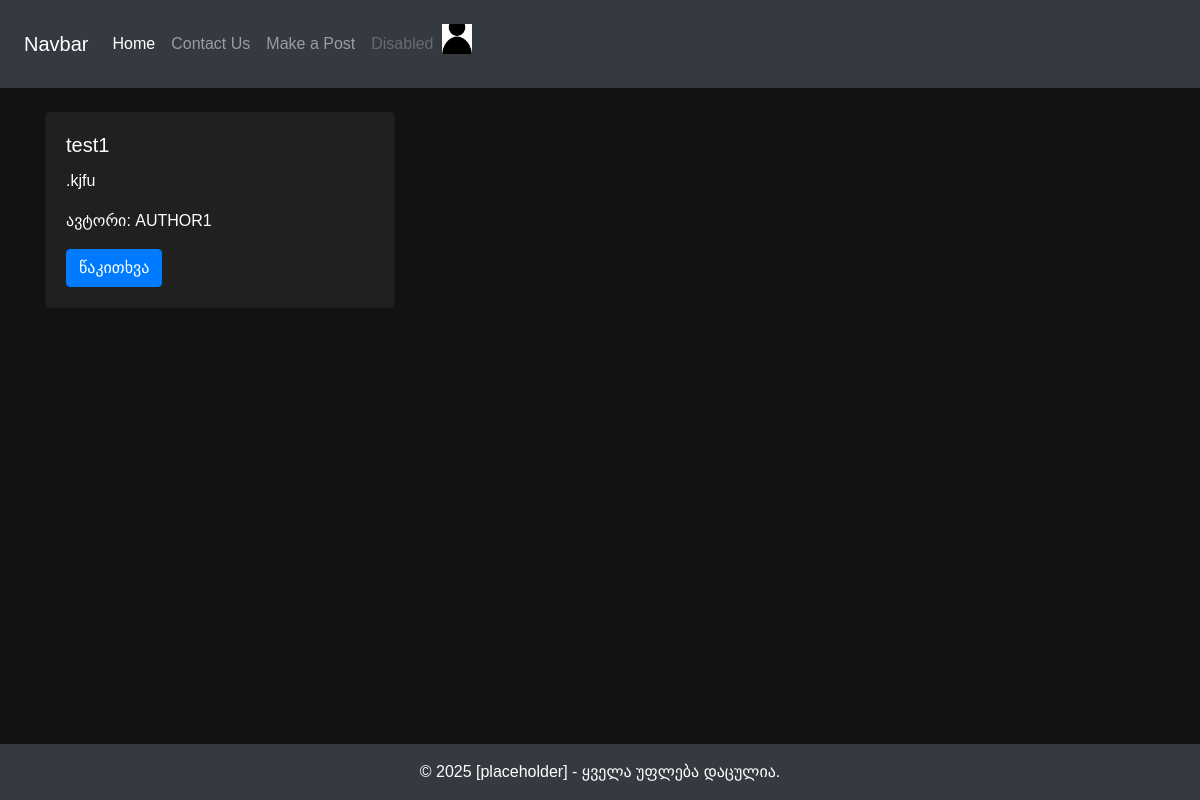
/workouts, run on an earlier commit of the app's database.
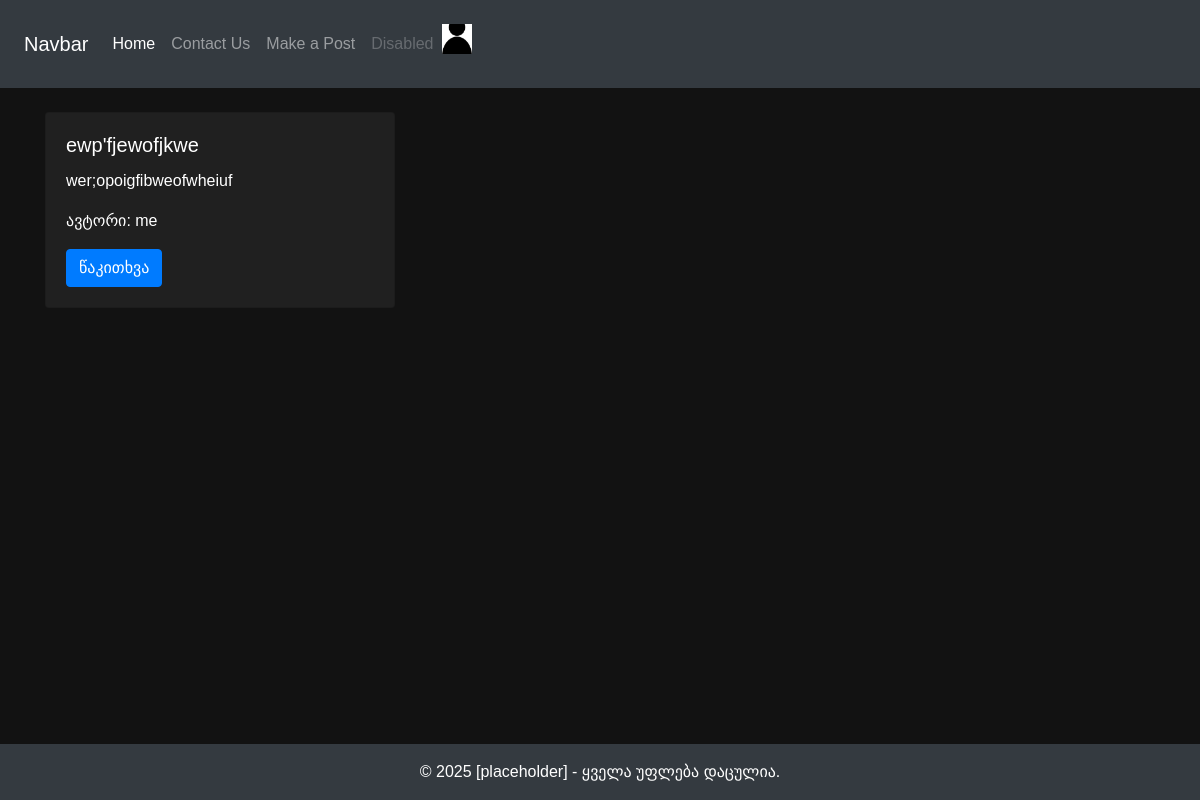
And on a later commit of the database.
### tables this page shows
CREATE TABLE posts (
                id INTEGER PRIMARY KEY AUTOINCREMENT,
                title TEXT NOT NULL,
                author TEXT NOT NULL,
                description TEXT NOT NULL,
                information TEXT NOT NULL
            , category TEXT NOT NULL);

### app_main.py (the view)
@app.route("/workouts", methods=["GET"])
def workouts():
    workout_posts = []
    with sqlite3.connect('fitnessproject.db') as conn:
        c = conn.cursor()
        c.execute('''
            SELECT * FROM posts WHERE category = ?
        ''', ("TRAINING",))
        w_posts = c.fetchall()
        for row in w_posts:
            workout_posts.append({'id': row[0], 'title': row[1], 'author': row[2], 'description': row[3], 'information': row[4]})
            print(workout_posts)
    return render_template("workouts.html", workout_posts=workout_posts)

### templates/workouts.html (shortened to what this page needs)
<!doctype html>
<html lang="en">
<head>
    <link rel="stylesheet" href="https://cdn.jsdelivr.net/npm/bootstrap@4.4.1/dist/css/bootstrap.min.css">
</head>
<body style="background-color: #121212;">
{% include "navbar.html" %}
<div class="container mt-4">
    <div class="row">
        {% for row in workout_posts %}
        <div class="col-md-4 d-flex align-items-stretch mb-4">
            <div class="card w-100" style="background-color: #202020; height: 100%;">
                <div class="card-body">
                    <h5 class="card-title text-white">{{ row['title'] }}</h5>
                    <p class="card-text text-white">{{ row['description'] }}</p>
                    <p class="card-text text-white">ავტორი: {{ row['author'] }}</p>
                    <a href="/posts/{{row['id']}}" class="btn btn-primary">წაკითხვა</a>
                </div>
            </div>
        </div>
        {% endfor %}
    </div>
</div>
{% include "footer.html" %}
</body>
</html>

What changed in the data, as far as the page shows it:
removed posts: title "test1", description ".kjfu", author "AUTHOR1"
added posts: title "ewp'fjewofjkwe", description "wer;opoigfibweofwheiuf", author "me"
